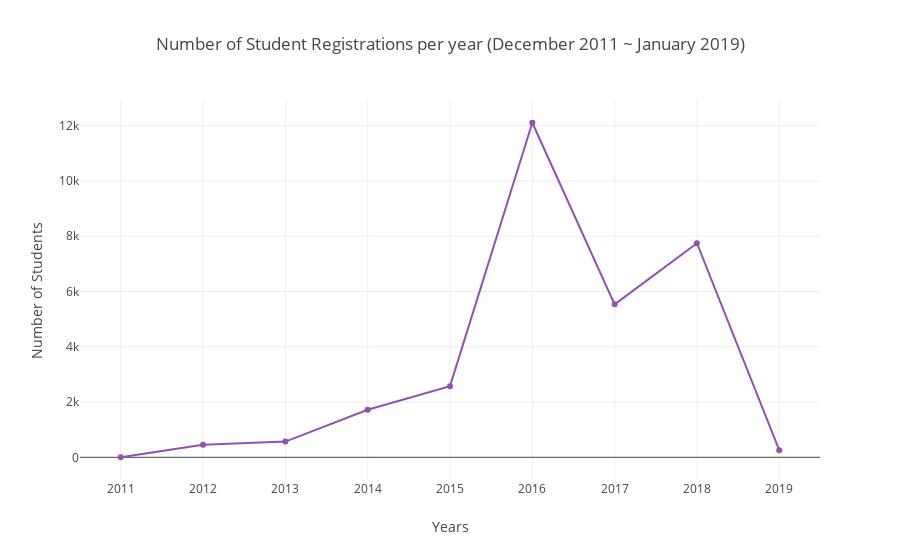

Notebook cell for this chart:
### Markdown cell above
![students](https://i.imgur.com/CX2XelQ.jpg)
<span style="float: right;"><a href="https://www.pexels.com/photo/accomplishment-ceremony-education-graduation-267885/">Source</a></span>

### Code cell
students_df = pd.read_csv('../input/students.csv', index_col='students_id', parse_dates=['students_date_joined'])
tag_users_df = pd.read_csv('../input/tag_users.csv')

years = students_df['students_date_joined'].dt.year.unique()
years.sort()
min_date = students_df['students_date_joined'].min()
min_date = min_date.strftime("%B %Y")
max_date = students_df['students_date_joined'].max()
max_date = max_date.strftime("%B %Y")
#print(years)
vals = [len(students_df[students_df['students_date_joined'].dt.year == y]) for y in years] 
#print(vals)
fig = {
    'data': [{
        'type': 'scatter',
        'x': years,
        'y': vals,
        'line': {'color': LINE_COLOR}
    }],
    'layout': {
        'title': f'Number of Student Registrations per year ({min_date} ~ {max_date})',
        'yaxis': {'title': 'Number of Students'},
        'xaxis': {'title': 'Years'}
    }
}
iplot(fig)

### Figure 1 — Plotly figure (JSON) as saved in the notebook; plotly's stock layout.template omitted (floating-point values rounded to 4 significant figures)
{"data": [{"line": {"color": "#9250B0"}, "type": "scatter", "uid": "f353849f-4fea-474e-9d20-18787a3eb04a", "x": [2011, 2012, 2013, 2014, 2015, 2016, 2017, 2018, 2019], "y": [2, 453, 570, 1722, 2576, 12108, 5535, 7748, 257]}], "layout": {"title": {"text": "Number of Student Registrations per year (December 2011 ~ January 2019)"}, "xaxis": {"title": {"text": "Years"}}, "yaxis": {"title": {"text": "Number of Students"}}}}
